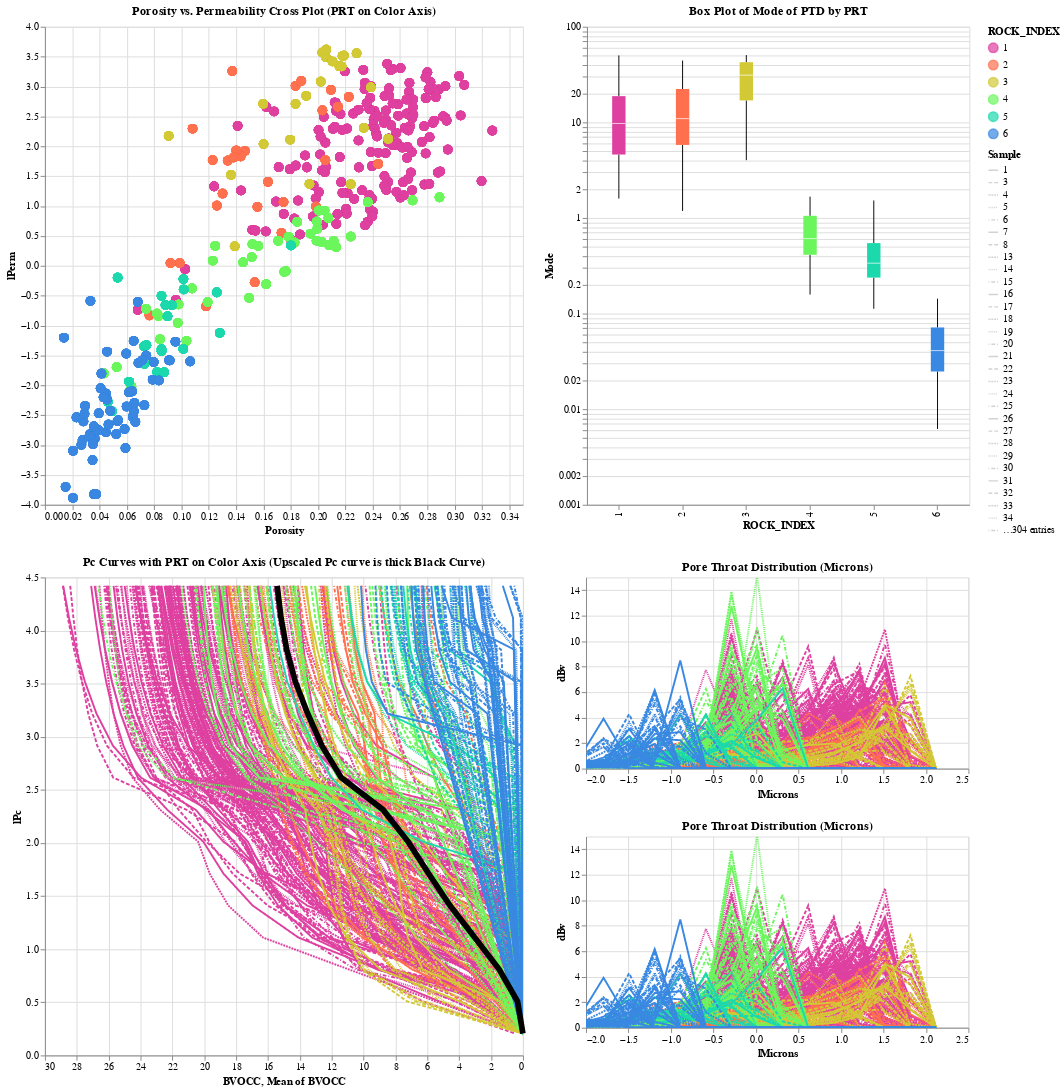

Here is the notebook cell this chart was saved with:
### Markdown cell above
# Interrogation of Rosetta Stone Data Using Python’s Altair for Dynamically Linked Data

The following is an Altair plot of Clerke’s Rosetta Stone data used for calibration of our Thomeer capillary pressure parameters and Petrophysical Rock Types (PRT). We start by selecting a small sampling of samples from the porosity vs. permeability cross plot, and then Altair shows only the Capillary Pressure curves for the selected samples, a whisker plot of the mode of the mode of the pore throat radius as well as the Pore Throat Distribution plots for all samples or just the selected samples.

### Code cell
#!/usr/bin/env python3
# python loglan
# When referencing Geolog variables in a Python script, names must always be lower case.

# Imports

import numpy as np

# python loglan
# When referencing Geolog variables in a Python script, names must always be lower case.

# Imports

from pandas import DataFrame, read_csv

import altair as alt
#alt.renderers.enable('altair_viewer')

import pandas as pd

import altair_transform

alt.data_transformers.disable_max_rows()


#read the file
file = r'./data/Pc_Results.xlsx'
df = pd.read_excel(file,index_col=False)


interval = alt.selection_interval()

base = alt.Chart(df).properties(
    width=300,
    height=375, 
).add_selection(interval)



kphi = alt.Chart(df).mark_point(filled=True, size=100).encode(
    x='Porosity:Q',
    y='lPerm:Q',
    #size='lMode:Q',
    color=alt.condition(interval, 'ROCK_INDEX:O', alt.value('lightgray'),scale=alt.Scale(scheme='rainbow')),
    tooltip='Mode:Q', 
).properties(
    width=500,
    height=500, 

    title='Porosity vs. Permeability Cross Plot (PRT on Color Axis)',
    selection=interval
)

pc = alt.Chart(df).mark_line(clip=True).encode(
    alt.X('BVOCC:Q',
        scale=alt.Scale(domain=(30, 0))
    ),    
    y='lPc:Q',
    color=alt.condition(interval, 'ROCK_INDEX:O', alt.value('lightgray'),scale=alt.Scale(scheme='rainbow')),
    tooltip='Mode:Q', 
    strokeDash='Sample:N',
).properties(
    title='Pc Curves with PRT on Color Axis (Upscaled Pc curve is thick Black Curve)',
    width=500,
    height=500, 
    
).transform_filter(
    interval
)

pc2 = alt.Chart(df).mark_line(strokeWidth=6).encode(
    alt.X('BVOCC:Q', aggregate='mean',
          scale=alt.Scale(domain=(30, 0))
         ),
    alt.Y('lPc:Q'),
    color=alt.value('black'),
).properties(
    #title='Upscaled Pc Curve with PRT as Color Axis',
    width=500,
    height=500, 
    
).transform_filter(
    interval
)
    
ptd = base.mark_line( clip=True).encode(
    alt.X('lMicrons:Q',
        scale=alt.Scale(domain=(-2., 2.5))
    ),    
    alt.Y('dBv:Q',
        scale=alt.Scale(domain=(0, 15))
    ),    
    color=alt.condition(interval, 'ROCK_INDEX:O', alt.value('lightgray'),scale=alt.Scale(scheme='rainbow')),
    strokeDash='Sample:N',
).properties(
    title='Pore Throat Distribution (Microns)',
    width=400,
    height=200,
)

ptd2 = base.mark_line( clip=True).encode(
    alt.X('lMicrons:Q',
        scale=alt.Scale(domain=(-2., 2.5))
    ),    
    alt.Y('dBv:Q',
        scale=alt.Scale(domain=(0, 15))
    ),    
    color=alt.condition(interval, 'ROCK_INDEX:O', alt.value('lightgray'),scale=alt.Scale(scheme='rainbow')),
    strokeDash='Sample:N',
).properties(
    title='Pore Throat Distribution (Microns)',
    width=400,
    height=200,
).transform_filter(
    interval
)


hist2 = alt.Chart(df).mark_bar().encode(
    alt.X('ROCK_INDEX:O'),
    #x='rock_index:O',
    #y='lmode:Q',
    alt.Y('Mode:Q', scale=alt.Scale(type='log', base=10, domain=(0.001, 100.0)), axis=alt.Axis(orient='left') ),
    color=alt.condition(interval, 'ROCK_INDEX:O', alt.value('lightgray'),scale=alt.Scale(scheme='rainbow'))
).properties(
    title='Mode of Pore Throats by Petrophysical Rock Type (PRT)',
    width=400,
    height=500,
    #selection=interval
)


box2 = alt.Chart(df).mark_boxplot(extent='min-max').encode(
    alt.X('ROCK_INDEX:O'),
    alt.Y('Mode:Q', scale=alt.Scale(type='log', base=10, domain=(0.001, 100.0)), axis=alt.Axis(orient='left') ),
    #color=alt.condition(interval, 'rock_index:O', alt.value('lightgray'),scale=alt.Scale(scheme='rainbow')),
    color='ROCK_INDEX:O',      
).properties(
    title='Box Plot of Mode of PTD by PRT ',
    width=400,
    height=500, 

).transform_filter(
    interval
)




#kphihist = kphi | hist2
kphihist = kphi | box2

pchist = pc + pc2 | ptd & ptd2


plot = kphihist & pchist 



plot

### Figure 1 — Vega-Lite specification as saved in the notebook (floating-point values rounded to 4 significant figures; data arrays with more than 128 entries replaced by an {"elided": "..."} marker saying what was removed)
{"config": {"view": {"continuousWidth": 400, "continuousHeight": 300}}, "vconcat": [{"hconcat": [{"mark": {"type": "point", "filled": true, "size": 100}, "encoding": {"color": {"condition": {"type": "ordinal", "field": "ROCK_INDEX", "scale": {"scheme": "rainbow"}, "selection": "selector001"}, "value": "lightgray"}, "tooltip": {"type": "quantitative", "field": "Mode"}, "x": {"type": "quantitative", "field": "Porosity"}, "y": {"type": "quantitative", "field": "lPerm"}}, "height": 500, "selection": {"selector001": {"type": "interval"}}, "title": "Porosity vs. Permeability Cross Plot (PRT on Color Axis)", "width": 500}, {"mark": {"type": "boxplot", "extent": "min-max"}, "encoding": {"color": {"type": "ordinal", "field": "ROCK_INDEX"}, "x": {"type": "ordinal", "field": "ROCK_INDEX"}, "y": {"type": "quantitative", "axis": {"orient": "left"}, "field": "Mode", "scale": {"base": 10, "domain": [0.001, 100.0], "type": "log"}}}, "height": 500, "title": "Box Plot of Mode of PTD by PRT ", "transform": [{"filter": {"selection": "selector001"}}], "width": 400}]}, {"hconcat": [{"layer": [{"mark": {"type": "line", "clip": true}, "encoding": {"color": {"condition": {"type": "ordinal", "field": "ROCK_INDEX", "scale": {"scheme": "rainbow"}, "selection": "selector001"}, "value": "lightgray"}, "strokeDash": {"type": "nominal", "field": "Sample"}, "tooltip": {"type": "quantitative", "field": "Mode"}, "x": {"type": "quantitative", "field": "BVOCC", "scale": {"domain": [30, 0]}}, "y": {"type": "quantitative", "field": "lPc"}}, "height": 500, "title": "Pc Curves with PRT on Color Axis (Upscaled Pc curve is thick Black Curve)", "transform": [{"filter": {"selection": "selector001"}}], "width": 500}, {"mark": {"type": "line", "strokeWidth": 6}, "encoding": {"color": {"value": "black"}, "x": {"type": "quantitative", "aggregate": "mean", "field": "BVOCC", "scale": {"domain": [30, 0]}}, "y": {"type": "quantitative", "field": "lPc"}}, "height": 500, "transform": [{"filter": {"selection": "selector001"}}], "width": 500}]}, {"vconcat": [{"mark": {"type": "line", "clip": true}, "encoding": {"color": {"condition": {"type": "ordinal", "field": "ROCK_INDEX", "scale": {"scheme": "rainbow"}, "selection": "selector001"}, "value": "lightgray"}, "strokeDash": {"type": "nominal", "field": "Sample"}, "x": {"type": "quantitative", "field": "lMicrons", "scale": {"domain": [-2.0, 2.5]}}, "y": {"type": "quantitative", "field": "dBv", "scale": {"domain": [0, 15]}}}, "height": 200, "selection": {"selector001": {"type": "interval"}}, "title": "Pore Throat Distribution (Microns)", "width": 400}, {"mark": {"type": "line", "clip": true}, "encoding": {"color": {"condition": {"type": "ordinal", "field": "ROCK_INDEX", "scale": {"scheme": "rainbow"}, "selection": "selector001"}, "value": "lightgray"}, "strokeDash": {"type": "nominal", "field": "Sample"}, "x": {"type": "quantitative", "field": "lMicrons", "scale": {"domain": [-2.0, 2.5]}}, "y": {"type": "quantitative", "field": "dBv", "scale": {"domain": [0, 15]}}}, "height": 200, "selection": {"selector001": {"type": "interval"}}, "title": "Pore Throat Distribution (Microns)", "transform": [{"filter": {"selection": "selector001"}}], "width": 400}]}]}], "data": {"name": "data-1e52321f385dfc223ac1440fb9aeb5ae"}, "$schema": "https://vega.github.io/schema/vega-lite/v4.8.1.json", "datasets": {"data-1e52321f385dfc223ac1440fb9aeb5ae": {"elided": "4994 records"}}}
